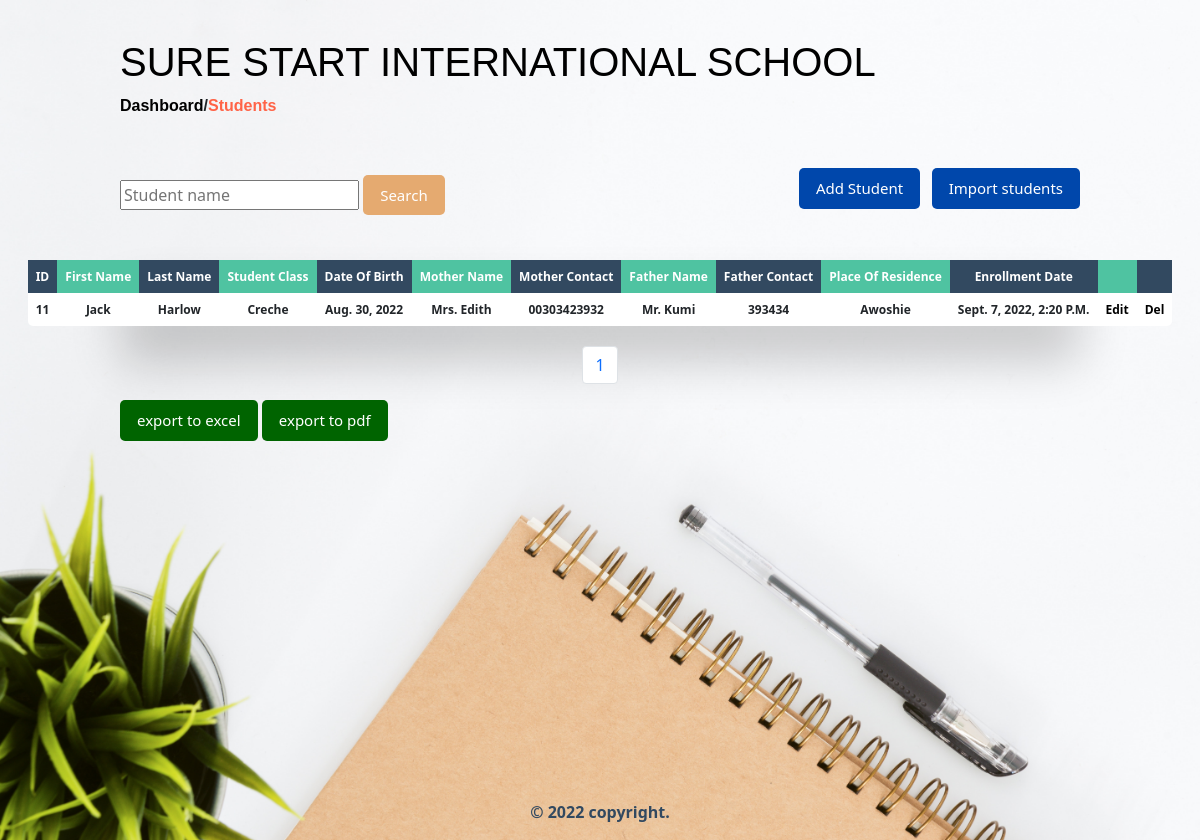
Before: /dashboard/students with the older database file.
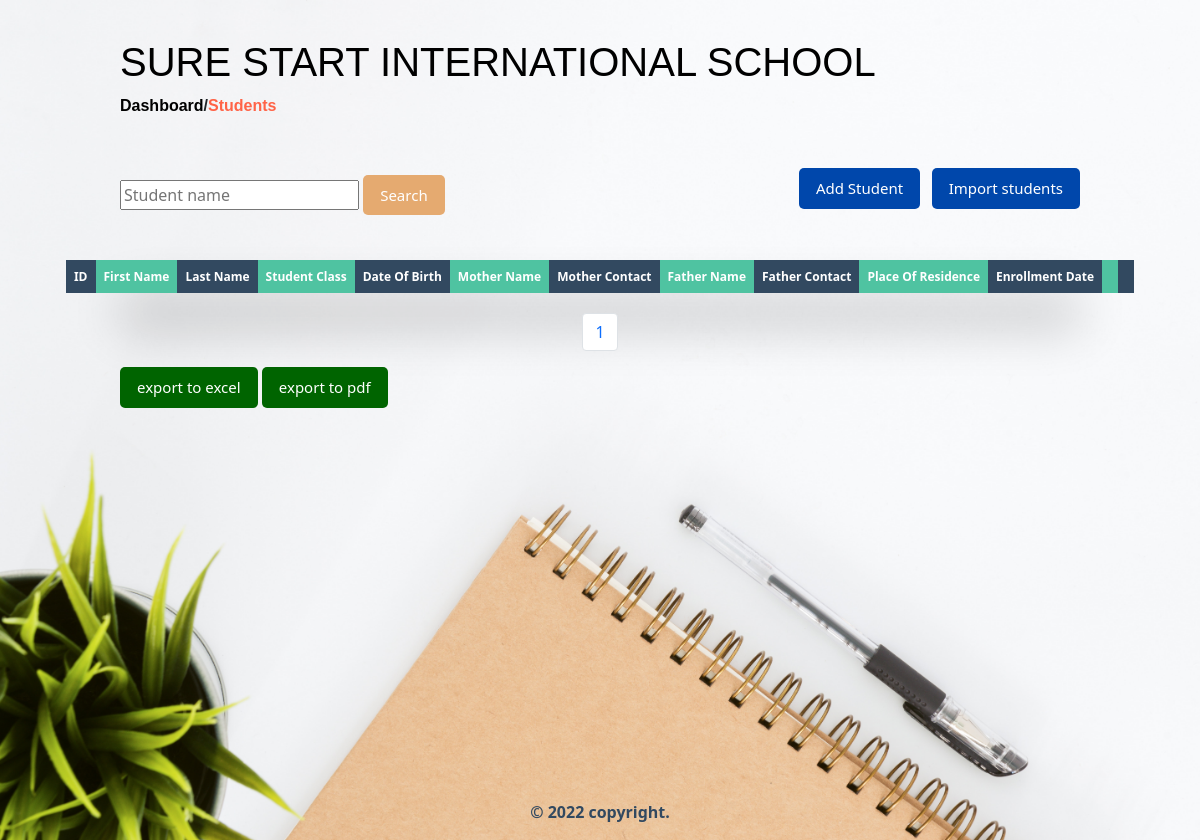
After: the same page with the newer database file.
### students/models.py (models this page shows, shortened)
class Student(models.Model):
    student_id = models.AutoField(primary_key=True)
    first_name = models.CharField(max_length=255, blank=True)
    last_name = models.CharField(max_length=255, blank=True)
    student_class = models.CharField(max_length=50, blank=True)
    date_of_birth = models.DateField()
    mother_name = models.CharField(max_length=255, blank=True)
    mother_contact = models.CharField(max_length=255, blank=True)
    father_name = models.CharField(max_length=255, blank=True)
    father_contact = models.CharField(max_length=255, blank=True)
    place_of_residence = models.CharField(max_length=255, blank=True)
    date_enrolled = models.DateTimeField(auto_now_add=True, blank=True, null=True)
    class Meta:
        ordering = ['-date_enrolled']

### students/views.py (the view)
# urls.py: path('dashboard/students',list_and_create,name='students'),
def list_and_create(request):
    form = StudentCreationForm(request.POST or None)
    if request.method == 'POST' and form.is_valid():
        form.save()
    search_form = SearchForm(request.POST or None)
    if request.method == 'POST' and search_form.is_valid():
        instance = search_form.save(commit=False)
        searched_students = Student.objects.filter(first_name__contains=instance.first_name)
        instance.save()
        return render(request, 'student_list_search.html', {'searched_students': searched_students})
    objects = Student.objects.all()
    p = Paginator(Student.objects.all(),10)
    page = request.GET.get('page')
    student_list = p.get_page(page)
    nums = "a" * student_list.paginator.num_pages
    return render(request, 'student_list.html', {'objects': objects,
    'student_list':student_list,
    'nums':nums,
    'form': form,
    'search_form':search_form
    })

### students/forms.py
class StudentCreationForm(forms.ModelForm):
    first_name = forms.CharField(max_length=255)
    last_name = forms.CharField(max_length=255,)
    student_class = forms.CharField(max_length=50)
    date_of_birth = forms.DateField(widget=DateInput)
    mother_name = forms.CharField(max_length=255)
    mother_contact = forms.CharField(max_length=255)
    father_name = forms.CharField(max_length=255)
    father_contact = forms.CharField(max_length=255)
    place_of_residence = forms.CharField(max_length=255)
    class Meta:
        model = Student
        fields = ('first_name','last_name','student_class','date_of_birth','mother_name',
        'mother_contact','father_name','father_contact','place_of_residence')

class SearchForm(forms.Form):
    student_name = forms.CharField(max_length=255)

### templates/student_list.html (shortened to what this page needs)
{% extends 'base.html' %}
{% block content %}
<div class="dashboard-container">
    <div class="top-nav">
        <h1><a href="{% url 'dashboard' %}">SURE START INTERNATIONAL SCHOOL</a></h1>
        <p><a href="{% url 'dashboard' %}">Dashboard</a>/<a href="{% url 'students' %}" class="active-link">Students</a></p>
    </div>
    <div class="top-buttons-div">
     <div>
            <form action="" method="post">
                {% for field in search_form %}
                    <input
                    id="{{ field.id_for_label }}" maxlength="255"
                    name="{{ field.html_name }}" value="{{ field.intial }}"
                    type="{{ field.field.widget.input_type }}"
                    placeholder="{{ field.label }}">
                {% endfor %}
                <button type="submit" class="btn-primary primary-1" value="save" name="search">Search</button>
            </form>
        </div>
        <div class="add-div">
            <a href="#" id="modal-btn"><button class="btn-primary btn-primary-wd">Add Student</button></a>
            <a href="{% url 'upload_csv' %}"><button class="btn-primary btn-primary-wd">Import students</button></a>
        </div>
    </div>
    <div class="table-wrapper" id="student_table_div">
        <table class="fl-table" id="table2excel">
            <thead>
                <tr>
                    <th>ID</th>
                    <th>First Name</th>
                    <th>Last Name</th>
                    <th>Student class</th>
                    <th>Date of Birth</th>
                    <th>Mother Name</th>
                    <th>Mother Contact</th>
                    <th>Father Name</th>
                    <th>Father Contact</th>
                    <th>Place of residence</th>
                    <th>Enrollment Date</th>
                    <th class="excludeThisClass"></th>
                    <th class="excludeThisClass"></th>
                </tr>
            </thead>
            <tbody>
                {% for student in student_list %}
                    <tr>
                        <th>{{ student.student_id }}</th>
                        <th>{{ student.first_name }}</th>
                        <th>{{ student.last_name }}</th>
                        <th>{{ student.student_class }}</th>
                        <th>{{ student.date_of_birth }}</th>
                        <th>{{ student.mother_name }}</th>
                        <th>{{ student.mother_contact }}</th>
                        <th>{{ student.father_name }}</th>
                        <th>{{ student.father_contact }}</th>
                        <th>{{ student.place_of_residence }}</th>
                        <th>{{ student.date_enrolled }}</th>
                        <th class="excludeThisClass"><a href="{% url 'student_edit' student.pk %}">edit</a></th>
                        <th class="excludeThisClass"><a href="{% url 'student_delete' student.pk %}">del</a></th>
                    </tr>
                {% endfor %}
            </tbody>
        </table>
    </div>
    <nav aria-label="Page navigation example">
        <ul class="pagination justify-content-center">
            {% for i in nums %}
	            <li class="page-item"><a class="page-link" href="?page={{ forloop.counter }}">{{ forloop.counter }}</a></li>
            {% endfor %}
        </ul>
    </nav>
    <button id="btnExport_excel" class="btn-primary btn-primary-wd info-btn-1">export to excel</button>
    <button id="btnExport_pdf"  class="btn-primary btn-primary-wd info-btn-1">export to pdf</button>
</div>
{% endblock content %}

Changed rows visible on the page:
removed Student: student_id "11", first_name "Jack", last_name "Harlow", student_class "Creche", date_of_birth "Aug. 30, 2022", mother_name "Mrs. Edith", mother_contact "00303423932", father_name "Mr. Kumi", father_contact "393434", place_of_residence "Awoshie", date_enrolled "Sept. 7, 2022, 2:20 P.m."
